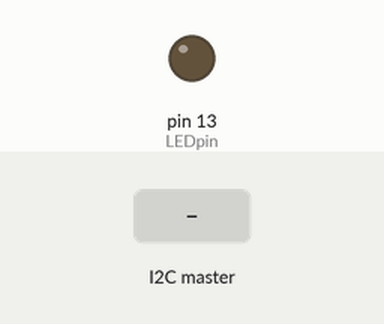
This sketch was run on a simulated Arduino Uno, built with avr-gcc and run on an emulated ATmega328P. On the bench: output pins drawn as LEDs (lit = HIGH). The test bench sets the inputs (shaded band).

Above: at 1.2 s.
1.3 s: the I2C master sends the byte 1
At 2.5 s:
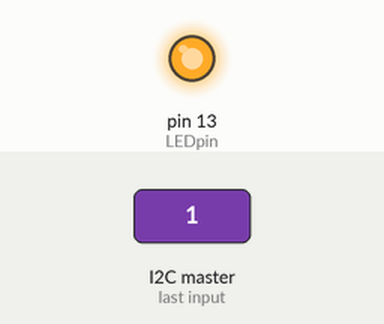
2.8 s: the I2C master sends the byte 0
At 3.8 s:
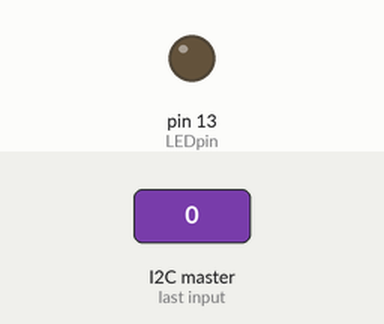
Timing chart, 0 to 5.8 s (numbered marks = the images above; inputs shaded):
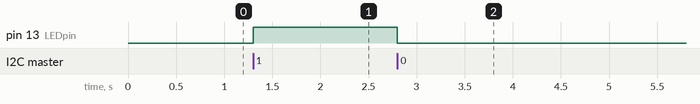

The sketch:

Arduino_Code_LightsOnly_Follower.ino
```cpp
// Follower Code
#include <Wire.h>
int LEDpin = 13; //Change the LED pin to YOUR LEDpin
int Input;
void setup()
{
  pinMode(LEDpin, OUTPUT);
  Wire.begin(8); //Make sure this ID value matches the leader in the Wire.beginTransmission!
  Wire.onReceive(receiveEvent);
}
void loop()
{
}
void receiveEvent(int OPTIONAL)
{
  Input = Wire.read();
  if (Input == 1)
  {
    digitalWrite(LEDpin, HIGH);
  }
  else if (Input == 0)
  {
    digitalWrite(LEDpin, LOW);
  }
}
```

Measured:
- after the input at 1.3 s, pin 13 (LEDpin): LOW → HIGH at once
- after the input at 2.8 s, pin 13 (LEDpin): HIGH → LOW at once
